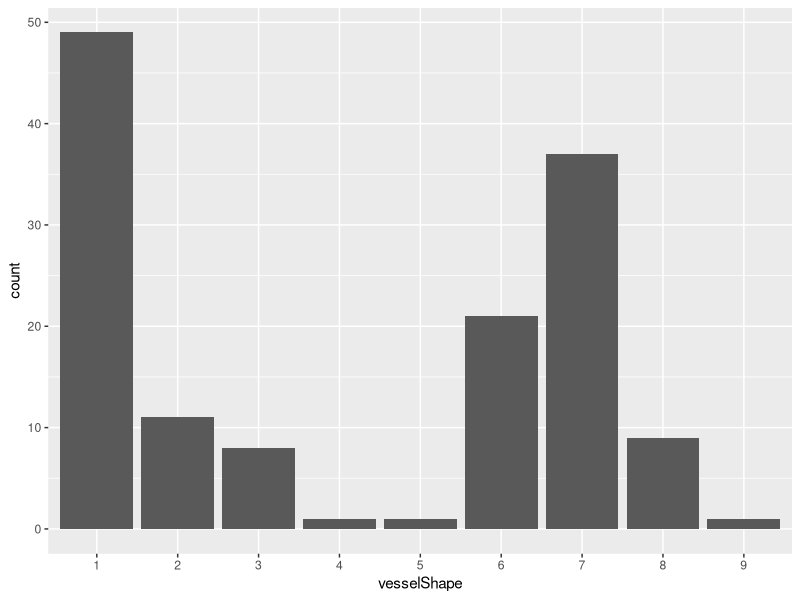
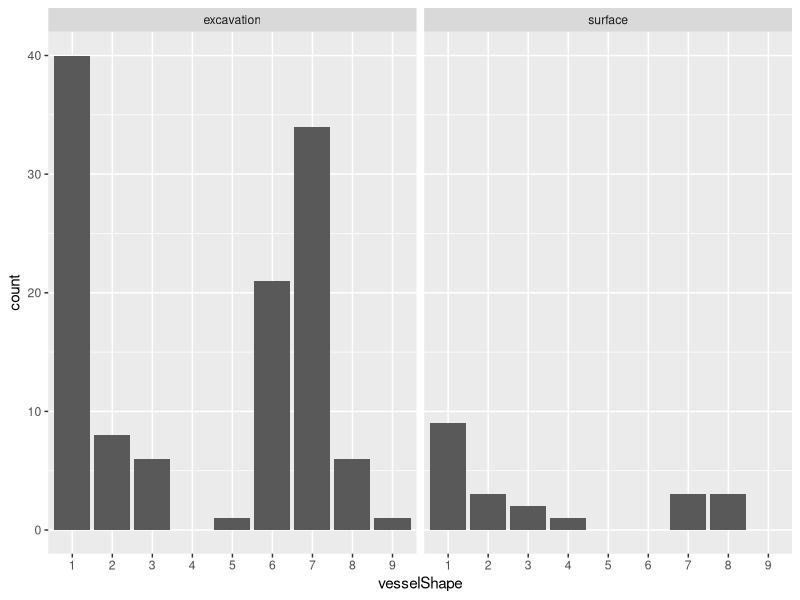
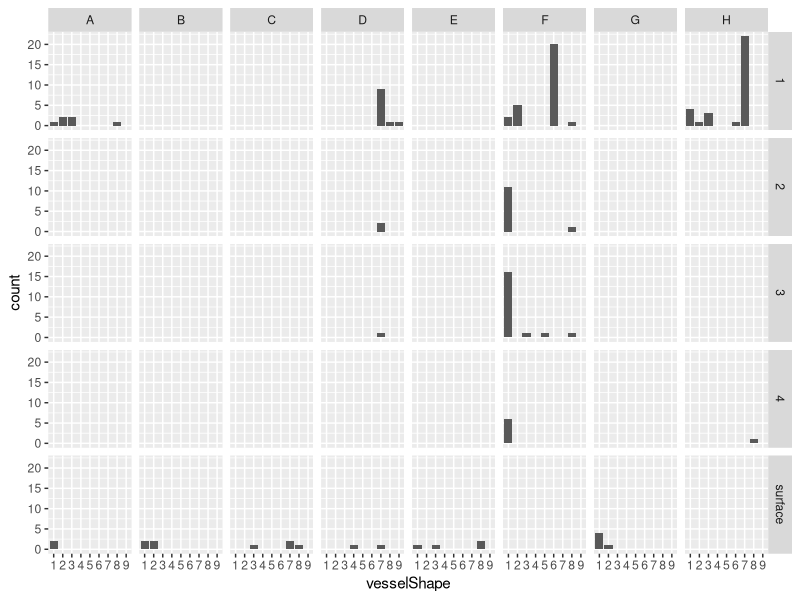

Write R code to recreate these figures, in order.
## ---- chunk 1
library(ggplot2)
## ---- chunk 2
df <- read.csv("downloads/r-tut/data/AtlantPottery.csv", sep = '\t')
## ---- chunk 3
as.factor(df$size) -> df$size
as.factor(df$vesselShape) -> df$vesselShape
df$feature_simple <- as.factor(ifelse(df$feature != "surface", "excavation", "surface"))
## ---- chunk 4
ggplot(df, aes(vesselShape)) + 
  geom_bar()
## ---- chunk 5
ggplot(df, aes(vesselShape)) + 
  geom_bar() + 
  facet_wrap(~ feature_simple)
## ---- chunk 6
ggplot(df, aes(vesselShape)) + 
  geom_bar() + 
  facet_grid(feature ~ site)
